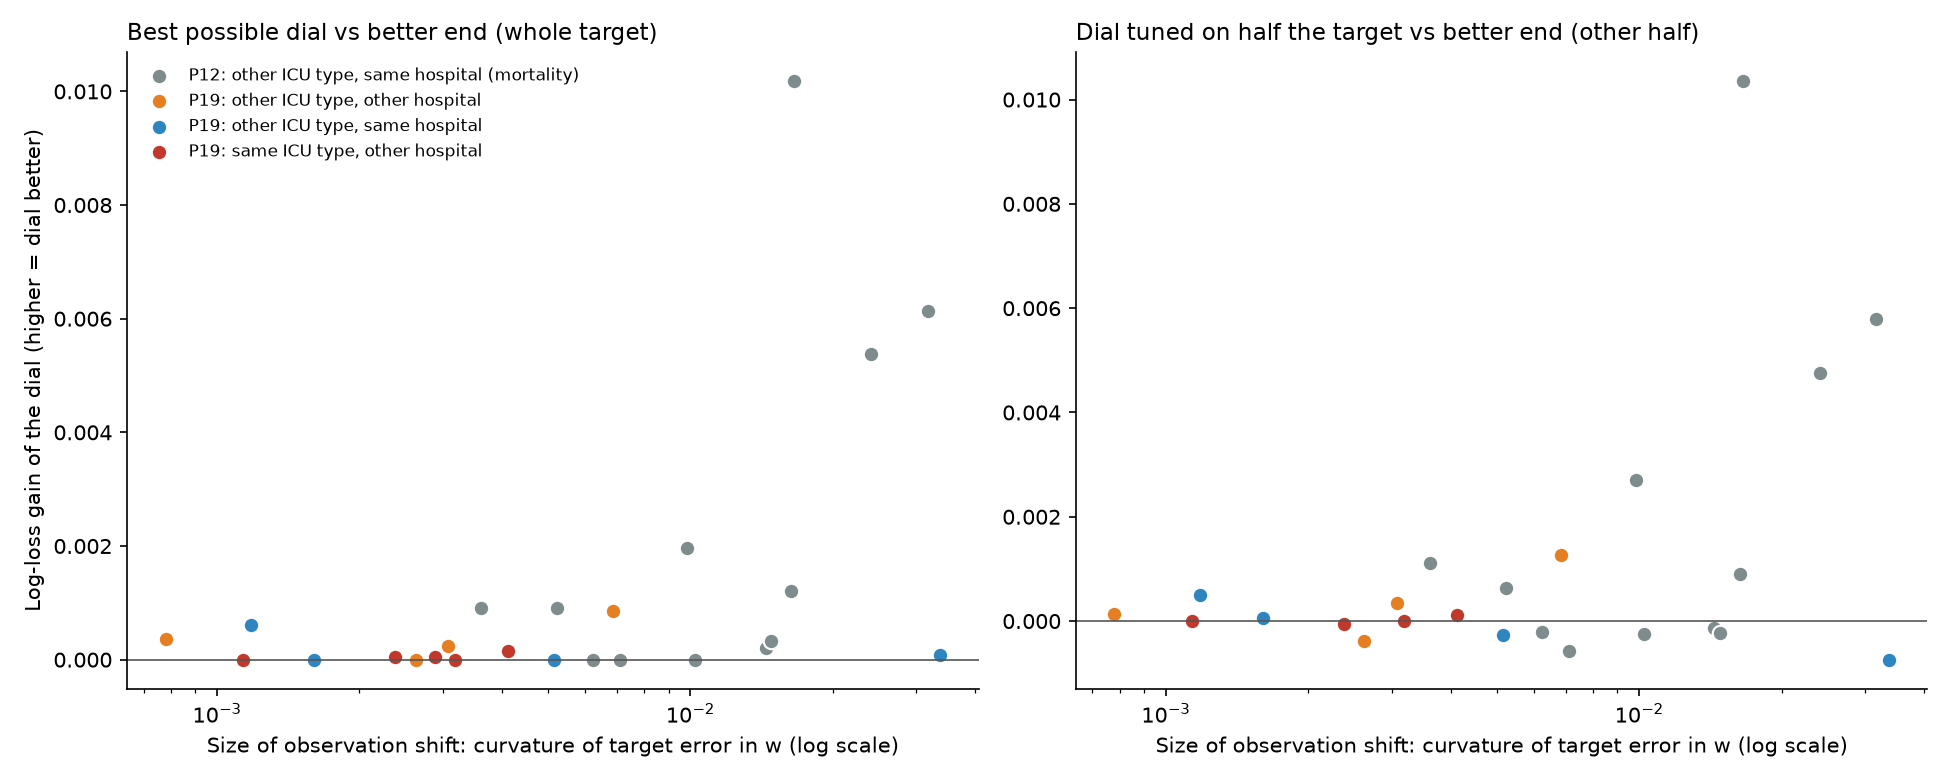

Here is the Python script that generated this plot:
"""E7 follow-up: does the dial's gain grow with the size of the observation shift?

Shift size per pair = curvature c of a quadratic fitted to target log loss over w in [0, 1.5]
(how steeply the target error depends on the trust weight). For a quadratic bowl with minimum
at w*, the best dial beats the better end by c * d^2, where d is the distance from w* to the
nearest of {0, 1}. Writes analysis/e7_shift_size.csv and figures/e7_shift_size.png.
"""
from pathlib import Path

import matplotlib.pyplot as plt
import numpy as np
import pandas as pd

ROOT = Path(__file__).resolve().parents[1]
curves = pd.read_csv(ROOT / "analysis" / "e7_curves.csv")
pairs = pd.read_csv(ROOT / "analysis" / "e7_pairs.csv")
e6 = pd.read_csv(ROOT / "analysis" / "e6_wcurve.csv")
e6 = e6[e6["model"] == "combined_w"].rename(columns={"log_loss_B": "log_loss"})
e6 = e6.assign(dataset="P19", source="A-all", target="B-all")[["dataset", "source", "target", "w", "log_loss"]]
curves = pd.concat([curves[["dataset", "source", "target", "w", "log_loss"]], e6], ignore_index=True)


def kind(row):
    if row.dataset == "P12":
        return "P12: other ICU type, same hospital (mortality)"
    if row.source.split("-")[0] == row.target.split("-")[0]:
        return "P19: other ICU type, same hospital"
    if row.source.split("-")[1] == row.target.split("-")[1] or row.source.endswith("all"):
        return "P19: same ICU type, other hospital"
    return "P19: other ICU type, other hospital"


rows = []
for (ds, s, t), g in curves.groupby(["dataset", "source", "target"], sort=False):
    g = g.sort_values("w")
    w, ll = g["w"].to_numpy(), g["log_loss"].to_numpy()
    c, b, a = np.polyfit(w, ll, 2)
    l0 = ll[np.isclose(w, 0)][0]
    l1 = ll[np.isclose(w, 1)][0]
    w_best = w[np.argmin(ll)]
    row = {"dataset": ds, "source": s, "target": t, "curvature": c,
           "w_star_quadratic": -b / (2 * c), "best_w": w_best,
           "end_gap": abs(l0 - l1), "gain_full": min(l0, l1) - ll.min(),
           "gain_full_pct": 100 * (min(l0, l1) - ll.min()) / min(l0, l1)}
    match = pairs[(pairs.dataset == ds) & (pairs.source == s) & (pairs.target == t)]
    row["gain_tuned"] = -float(match["dial_minus_end_log_loss_mean"].iloc[0]) if len(match) else np.nan
    rows.append(row)
out = pd.DataFrame(rows)
out["kind"] = out.apply(kind, axis=1)
d = np.minimum(np.abs(out["w_star_quadratic"]), np.abs(out["w_star_quadratic"] - 1))
out["gain_predicted"] = out["curvature"] * np.where((out["w_star_quadratic"] > 0) & (out["w_star_quadratic"] < 1), d, np.maximum(out["w_star_quadratic"] - 1, 0)) ** 2
out.to_csv(ROOT / "analysis" / "e7_shift_size.csv", index=False)

colors = {"P19: same ICU type, other hospital": "#C0392B", "P19: other ICU type, other hospital": "#E67E22",
          "P19: other ICU type, same hospital": "#2E86C1", "P12: other ICU type, same hospital (mortality)": "#7F8C8D"}
fig, axes = plt.subplots(1, 2, figsize=(13, 5.2))
for k, g in out.groupby("kind"):
    axes[0].scatter(g["curvature"], g["gain_full"], s=55, color=colors[k], label=k, edgecolor="white")
    axes[1].scatter(g["curvature"], g["gain_tuned"], s=55, color=colors[k], label=k, edgecolor="white")
axes[0].set_title("Best possible dial vs better end (whole target)", loc="left", fontsize=11)
axes[1].set_title("Dial tuned on half the target vs better end (other half)", loc="left", fontsize=11)
for ax in axes:
    ax.set_xscale("log")
    ax.axhline(0, color="#555", linewidth=0.8)
    ax.set_xlabel("Size of observation shift: curvature of target error in w (log scale)")
    ax.spines[["top", "right"]].set_visible(False)
axes[0].set_ylabel("Log-loss gain of the dial (higher = dial better)")
axes[0].legend(frameon=False, fontsize=8, loc="upper left")
fig.tight_layout()
fig.savefig(ROOT / "figures" / "e7_shift_size.png", dpi=150)
print(out[["dataset", "source", "target", "kind", "curvature", "best_w", "end_gap", "gain_full", "gain_full_pct", "gain_tuned", "gain_predicted"]].round(5).to_string())
print("Spearman curvature vs gain_full:", round(out["curvature"].rank().corr(out["gain_full"].rank()), 2))
print("Spearman curvature vs gain_tuned:", round(out["curvature"].rank().corr(out["gain_tuned"].rank()), 2))
